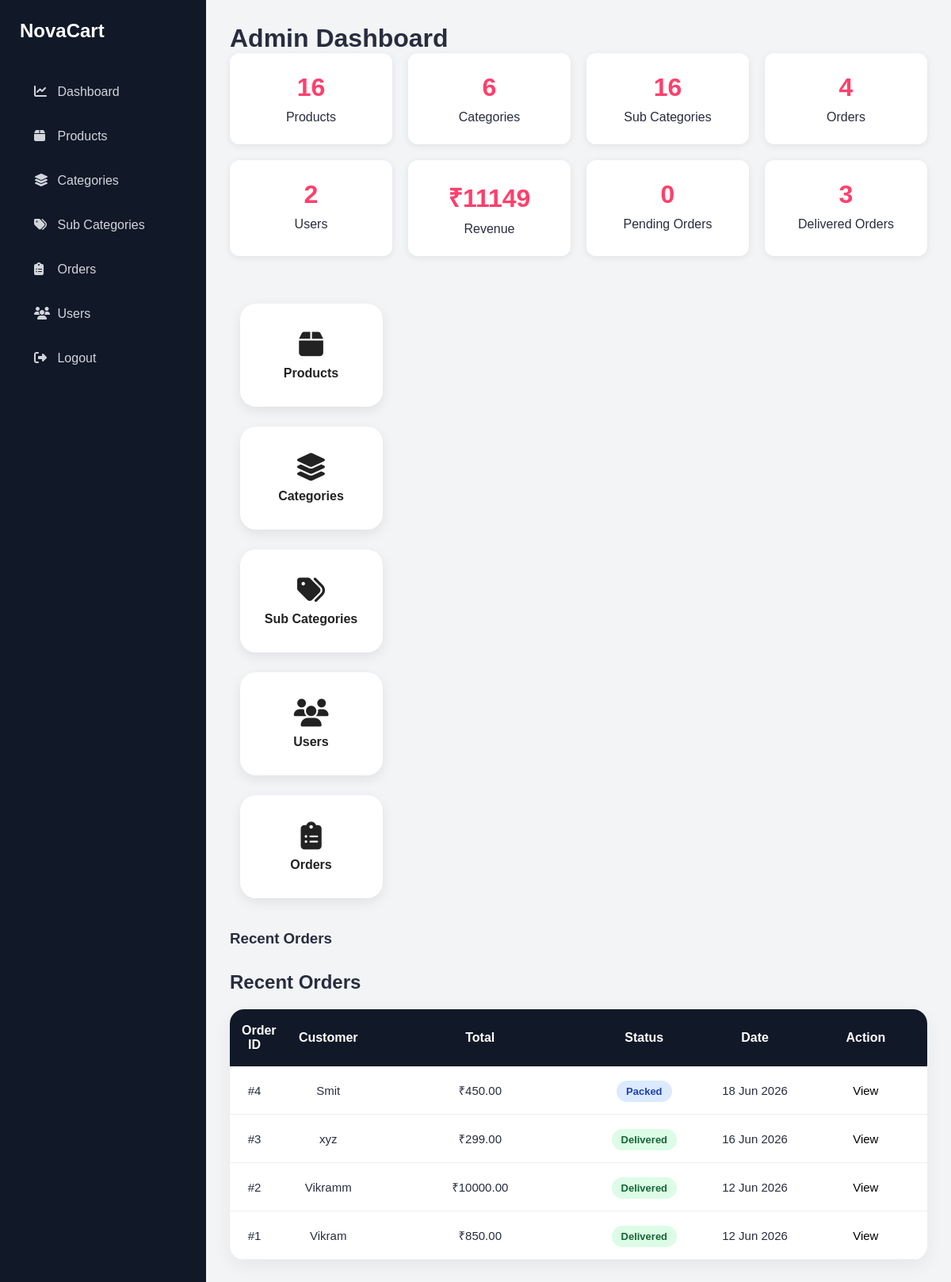
Before: /dashboard/ (signed in) with the older database file.
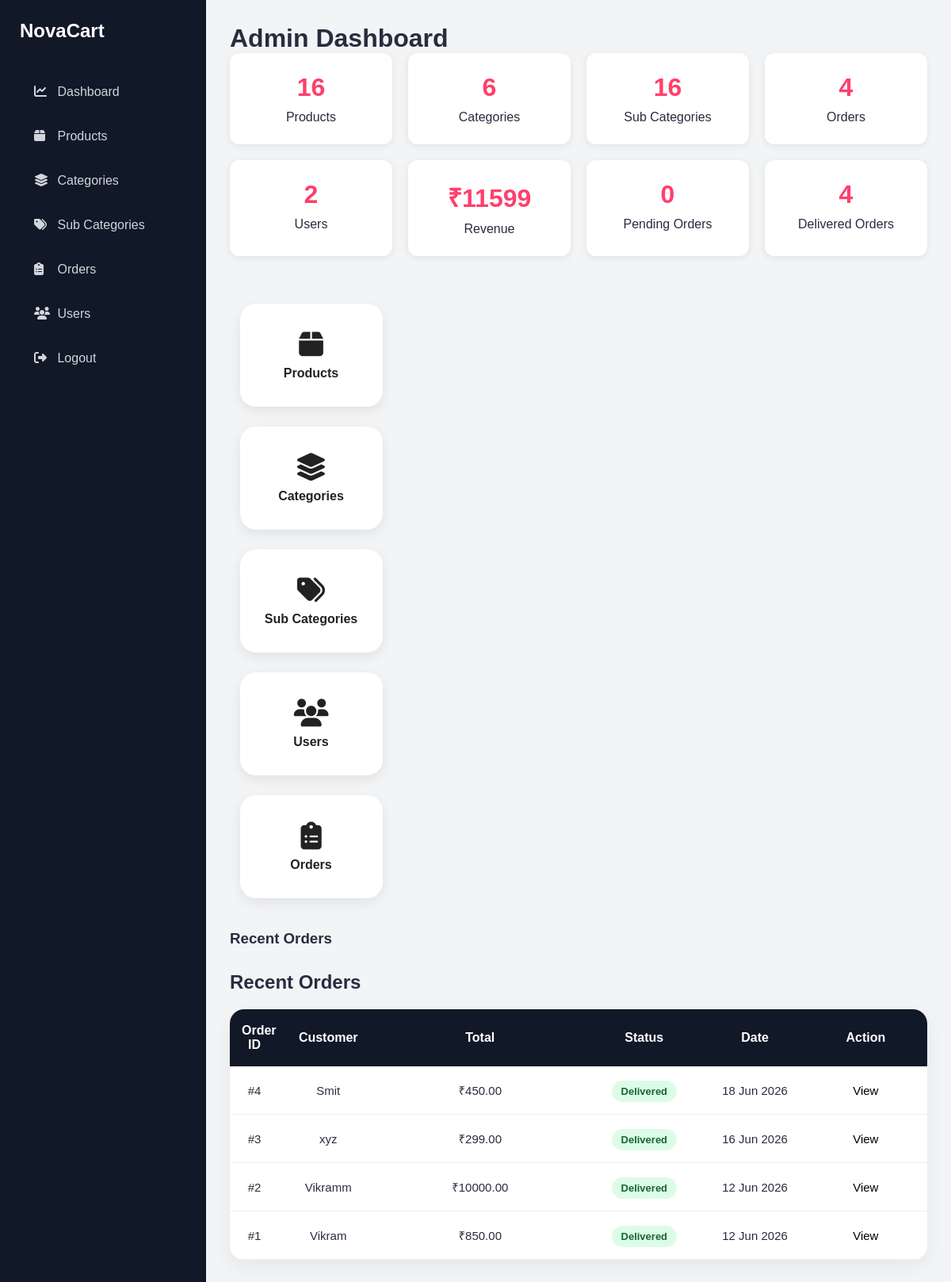
After: the same page with the newer database file.
### order/models.py (models this page shows, shortened)
class Order(models.Model):
    PAYMENT_CHOICES = (
        ('COD', 'Cash On Delivery'),
    )
    STATUS_CHOICES = (
        ('Pending', 'Pending'),
        ('Packed', 'Packed'),
        ('Shipped', 'Shipped'),
        ('Delivered', 'Delivered'),
    )
    user = models.ForeignKey(
        User,
        on_delete=models.CASCADE
    )
    full_name = models.CharField(
        max_length=100
    )
    phone = models.CharField(
        max_length=15
    )
    address = models.TextField()
    city = models.CharField(
        max_length=100
    )
    state = models.CharField(
        max_length=100
    )
    pincode = models.CharField(
        max_length=10
    )
    payment_method = models.CharField(
        max_length=20,
        choices=PAYMENT_CHOICES,
        default='COD'
    )
    total_price = models.DecimalField(
        max_digits=10,
        decimal_places=2
    )
    is_paid = models.BooleanField(
        default=False
    )
    status = models.CharField(
        max_length=20,
        choices=STATUS_CHOICES,
        default='Pending'
    )
    created_at = models.DateTimeField(
        auto_now_add=True
    )

### dashboard/views.py (the view)
@login_required
def dashboard_home(request):
    if not request.user.is_staff:
        return redirect('profile')
    total_revenue = Order.objects.filter(
    status='Delivered'
).aggregate(
    Sum('total_price')
)['total_price__sum'] or 0
    pending_orders = Order.objects.filter(
        status='Pending'
    ).count()
    delivered_orders = Order.objects.filter(
        status='Delivered'
    ).count()
    context = {
        'total_products':
            Product.objects.count(),
        'total_categories':
            Categories.objects.count(),
        'total_subcategories':
            SubCategory.objects.count(),
        'total_orders':
            Order.objects.count(),
        'total_users':
            User.objects.count(),
        'total_revenue':
            total_revenue,
        'pending_orders':
            pending_orders,
        'delivered_orders':
            delivered_orders,
        'recent_orders':
            Order.objects.order_by(
                '-created_at'
            )[:5]
    }
    return render(
        request,
        'dashboard_home.html',
        context
    )

### store/context_processors.py (called while the page is built)
def categories_processor(request):
    return {
        'categories': Categories.objects.all()
    }

### templates/dashboard_home.html
{% extends 'dashboard_base.html' %}
{% block content %}
<h1 class="mb-4">
    Admin Dashboard
</h1>
<div class="dashboard-cards">
    <div class="dashboard-card">
        <h3>{{ total_products }}</h3>
        <p>Products</p>
    </div>
    <div class="dashboard-card">
        <h3>{{ total_categories }}</h3>
        <p>Categories</p>
    </div>
    <div class="dashboard-card">
        <h3>{{ total_subcategories }}</h3>
        <p>Sub Categories</p>
    </div>
    <div class="dashboard-card">
        <h3>{{ total_orders }}</h3>
        <p>Orders</p>
    </div>
    <div class="dashboard-card">
        <h3>{{ total_users }}</h3>
        <p>Users</p>
    </div>
    <div class="dashboard-card">
    <h3>₹{{ total_revenue }}</h3>
    <p>Revenue</p>
</div>
<div class="dashboard-card">
    <h3>{{ pending_orders }}</h3>
    <p>Pending Orders</p>
</div>
<div class="dashboard-card">
    <h3>{{ delivered_orders }}</h3>
    <p>Delivered Orders</p>
</div>
  <div class="dashboard-links">
    <a href="{% url 'admin_products' %}" class="dashboard-btn">
        <i class="fas fa-box"></i>
        Products
    </a>
    <a href="{% url 'admin_categories' %}" class="dashboard-btn">
        <i class="fas fa-layer-group"></i>
        Categories
    </a>
    <a href="{% url 'admin_subcategories' %}" class="dashboard-btn">
        <i class="fas fa-tags"></i>
        Sub Categories
    </a>
    <a href="{% url 'admin_users' %}" class="dashboard-btn">
        <i class="fas fa-users"></i>
        Users
    </a>
    <a href="{% url 'admin_orders' %}"
   class="dashboard-btn">
    <i class="fas fa-clipboard-list"></i>
    Orders
</a>
</div>
</div>
<h3 class="mt-5">
    Recent Orders
</h3>
<h2 class="section-title">
    Recent Orders
</h2>
<div class="admin-table">
<table>
    <thead>
        <tr>
            <th>Order ID</th>
            <th>Customer</th>
            <th>Total</th>
            <th>Status</th>
            <th>Date</th>
            <th>Action</th>
        </tr>
    </thead>
    <tbody>
        {% for order in recent_orders %}
        <tr>
            <td>
                #{{ order.id }}
            </td>
            <td>
                {{ order.full_name }}
            </td>
            <td>
                ₹{{ order.total_price }}
            </td>
            <td>
                {% if order.status == 'Pending' %}
                    <span class="status-badge pending">
                        Pending
                    </span>
                {% elif order.status == 'Packed' %}
                    <span class="status-badge packed">
                        Packed
                    </span>
                {% elif order.status == 'Shipped' %}
                    <span class="status-badge shipped">
                        Shipped
                    </span>
                {% elif order.status == 'Delivered' %}
                    <span class="status-badge delivered">
                        Delivered
                    </span>
                {% endif %}
            </td>
            <td>
                {{ order.created_at|date:"d M Y" }}
            </td>
            <td>
                <a href="{% url 'order_details' order.id %}"
                   class="view-btn">
                    View
                </a>
            </td>
        </tr>
        {% empty %}
        <tr>
            <td colspan="6">
                No Recent Orders
            </td>
        </tr>
        {% endfor %}
    </tbody>
</table>
</div>
{% endblock %}

Changed rows visible on the page:
changed Order "Smit": status "Packed" → "Delivered"
Other visible differences:
{{ total_revenue }}: "11149" → "11599"
{{ delivered_orders }}: "3" → "4"
